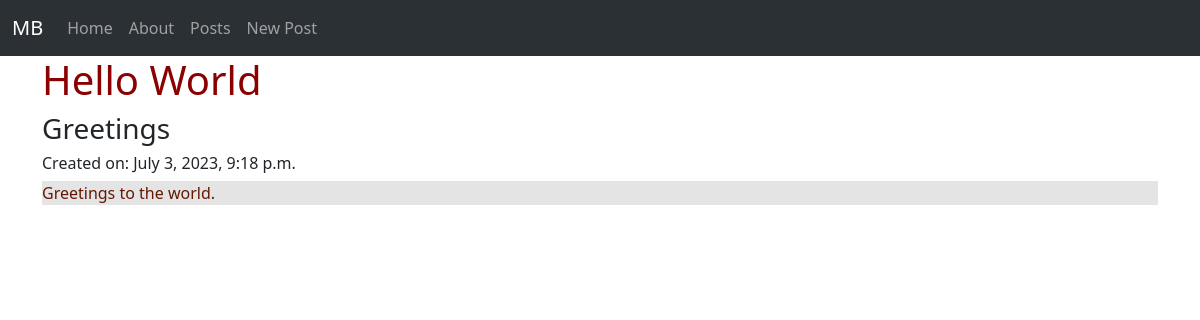
The app's page /posts/1/ with its own data.
### posts/models.py (models this page shows, shortened)
class Post(models.Model):
    title = models.CharField(max_length=128)
    subtitle = models.CharField(max_length=256)
    body = models.TextField()
    created_on = models.DateTimeField(auto_now_add=True)

### posts/views.py (the view)
# urls.py: path("<int:pk>/", views.PostDetailView.as_view(), name="detail"),
class PostDetailView(DetailView):
    template_name = "posts/detail.html"
    model = Post

### templates/posts/detail.html (shortened to what this page needs)
{% extends 'base.html' %}
{% block content %}
<h1>{{ post.title }}</h1>
<h3>{{ post.subtitle }}</h3>
<h6>Created on: {{ post.created_on }}</h6>
<p class="detailPar">{{ post.body }}</p>
{% endblock content %}

### static/css/base.css (style rules this page uses)
h1 { color: darkred; font-weight:300; }
h3 { font-weight:200; }
.detailPar { color: rgb(99, 24, 2); background-color: rgb(228, 228, 228); }

### records on screen
Post: title "Hello World", subtitle "Greetings", created_on "July 3, 2023, 9:18 p.m.", body "Greetings to the world."
